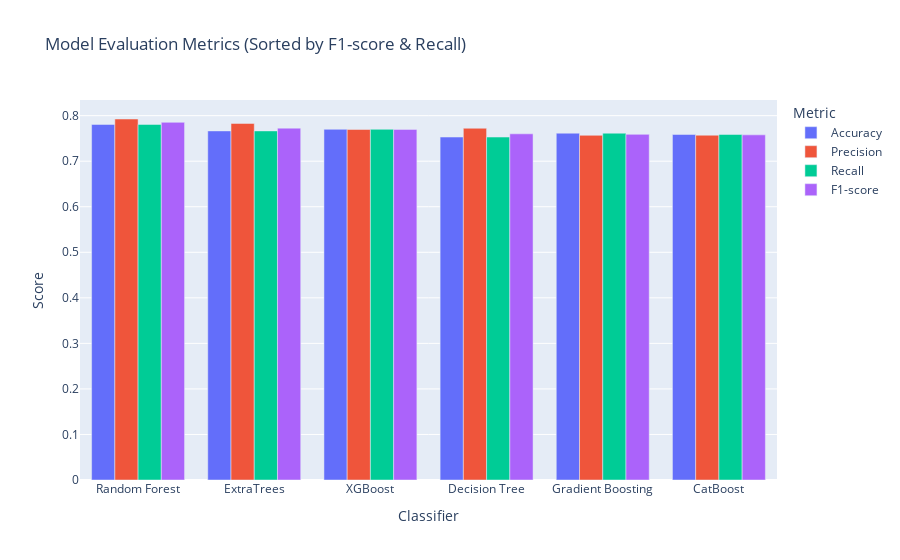

Write notebook code for a chart like this one.
### Code cell
from sklearn.metrics import accuracy_score, precision_score, recall_score, f1_score
import plotly.express as px
import pandas as pd

# Inisialisasi data untuk visualisasi
data = {
    'Classifier': [],
    'Accuracy': [],
    'Precision': [],
    'Recall': [],
    'F1-score': []
}

# Loop through classifiers and collect evaluation metrics
for classifier_name, classifier in classifiers:
    predictions = classifier.predict(X_test)  # Assuming you have X_test
    accuracy = accuracy_score(y_test, predictions)
    precision = precision_score(y_test, predictions, average='weighted')
    recall = recall_score(y_test, predictions, average='weighted')
    f1 = f1_score(y_test, predictions, average='weighted')

    data['Classifier'].append(classifier_name)
    data['Accuracy'].append(accuracy)
    data['Precision'].append(precision)
    data['Recall'].append(recall)
    data['F1-score'].append(f1)

# Create a DataFrame from the collected data
score = pd.DataFrame(data)

# Sort DataFrame by F1-score in descending order
df_sorted = score.sort_values(by=['F1-score','Recall'], ascending=False)

# Create a bar chart using Plotly Express
fig = px.bar(
    df_sorted,
    x='Classifier',
    y=['Accuracy', 'Precision', 'Recall', 'F1-score'],
    title='Model Evaluation Metrics (Sorted by F1-score & Recall)',
    labels={'value': 'Score', 'variable': 'Metric'},
    barmode='group',
)

# Show the plot
fig.show()

### Figure 1 — Plotly figure (JSON) as saved in the notebook; plotly's stock layout.template omitted (floating-point values rounded to 4 significant figures)
{"data": [{"alignmentgroup": "True", "hovertemplate": "Metric=Accuracy<br>Classifier=%{x}<br>Score=%{y}<extra></extra>", "legendgroup": "Accuracy", "marker": {"color": "#636efa", "pattern": {"shape": ""}}, "name": "Accuracy", "offsetgroup": "Accuracy", "orientation": "v", "showlegend": true, "textposition": "auto", "type": "bar", "x": ["Random Forest", "ExtraTrees", "XGBoost", "Decision Tree", "Gradient Boosting", "CatBoost"], "xaxis": "x", "y": [0.7807, 0.7665, 0.77, 0.753, 0.7615, 0.7587], "yaxis": "y"}, {"alignmentgroup": "True", "hovertemplate": "Metric=Precision<br>Classifier=%{x}<br>Score=%{y}<extra></extra>", "legendgroup": "Precision", "marker": {"color": "#EF553B", "pattern": {"shape": ""}}, "name": "Precision", "offsetgroup": "Precision", "orientation": "v", "showlegend": true, "textposition": "auto", "type": "bar", "x": ["Random Forest", "ExtraTrees", "XGBoost", "Decision Tree", "Gradient Boosting", "CatBoost"], "xaxis": "x", "y": [0.7927, 0.7829, 0.7697, 0.7723, 0.7568, 0.7571], "yaxis": "y"}, {"alignmentgroup": "True", "hovertemplate": "Metric=Recall<br>Classifier=%{x}<br>Score=%{y}<extra></extra>", "legendgroup": "Recall", "marker": {"color": "#00cc96", "pattern": {"shape": ""}}, "name": "Recall", "offsetgroup": "Recall", "orientation": "v", "showlegend": true, "textposition": "auto", "type": "bar", "x": ["Random Forest", "ExtraTrees", "XGBoost", "Decision Tree", "Gradient Boosting", "CatBoost"], "xaxis": "x", "y": [0.7807, 0.7665, 0.77, 0.753, 0.7615, 0.7587], "yaxis": "y"}, {"alignmentgroup": "True", "hovertemplate": "Metric=F1-score<br>Classifier=%{x}<br>Score=%{y}<extra></extra>", "legendgroup": "F1-score", "marker": {"color": "#ab63fa", "pattern": {"shape": ""}}, "name": "F1-score", "offsetgroup": "F1-score", "orientation": "v", "showlegend": true, "textposition": "auto", "type": "bar", "x": ["Random Forest", "ExtraTrees", "XGBoost", "Decision Tree", "Gradient Boosting", "CatBoost"], "xaxis": "x", "y": [0.7854, 0.7726, 0.7699, 0.7601, 0.7589, 0.7579], "yaxis": "y"}], "layout": {"barmode": "group", "legend": {"title": {"text": "Metric"}, "tracegroupgap": 0}, "title": {"text": "Model Evaluation Metrics (Sorted by F1-score & Recall)"}, "xaxis": {"anchor": "y", "domain": [0, 1], "title": {"text": "Classifier"}}, "yaxis": {"anchor": "x", "domain": [0, 1], "title": {"text": "Score"}}}}
